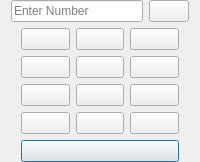
          <widget class="QWidget" name="tabDialpad">
           <attribute name="title">
            <string>Dialer</string>
           </attribute>
           <layout class="QVBoxLayout" name="verticalLayout_2">
            <property name="topMargin">
             <number>0</number>
            </property>
            <property name="bottomMargin">
             <number>0</number>
            </property>
            <item>
             <layout class="QGridLayout" name="gridLayout_5">
              <item row="0" column="1">
               <widget class="QPushButton" name="pushButtonBs">
                <property name="sizePolicy">
                 <sizepolicy hsizetype="Minimum" vsizetype="Minimum">
                  <horstretch>0</horstretch>
                  <verstretch>0</verstretch>
                 </sizepolicy>
                </property>
                <property name="text">
                 <string/>
                </property>
                <property name="icon">
                 <iconset resource="taki.qrc">
                  <normaloff>:/icons/erase.png</normaloff>:/icons/erase.png</iconset>
                </property>
                <property name="iconSize">
                 <size>
                  <width>32</width>
                  <height>32</height>
                 </size>
                </property>
                <property name="autoRepeat">
                 <bool>true</bool>
                </property>
               </widget>
              </item>
              <item row="0" column="0">
               <widget class="ExtLineEdit" name="leNumberToDial">
                <property name="sizePolicy">
                 <sizepolicy hsizetype="Expanding" vsizetype="Minimum">
                  <horstretch>0</horstretch>
                  <verstretch>0</verstretch>
                 </sizepolicy>
                </property>
                <property name="focusPolicy">
                 <enum>Qt::ClickFocus</enum>
                </property>
                <property name="placeholderText">
                 <string>Enter Number</string>
                </property>
               </widget>
              </item>
             </layout>
            </item>
            <item>
             <layout class="QGridLayout" name="dialpadLayout" rowstretch="1,15,1" columnstretch="1,15,1">
              <item row="2" column="1">
               <spacer name="spDialpladVert2">
                <property name="orientation">
                 <enum>Qt::Vertical</enum>
                </property>
                <property name="sizeHint" stdset="0">
                 <size>
                  <width>1</width>
                  <height>0</height>
                 </size>
                </property>
               </spacer>
              </item>
              <item row="1" column="2">
               <spacer name="spDialpladHoriz2">
                <property name="orientation">
                 <enum>Qt::Horizontal</enum>
                </property>
                <property name="sizeHint" stdset="0">
                 <size>
                  <width>0</width>
                  <height>1</height>
                 </size>
                </property>
               </spacer>
              </item>
              <item row="1" column="0">
               <spacer name="spDialpladHoriz1">
                <property name="orientation">
                 <enum>Qt::Horizontal</enum>
                </property>
                <property name="sizeHint" stdset="0">
                 <size>
                  <width>0</width>
                  <height>1</height>
                 </size>
                </property>
               </spacer>
              </item>
              <item row="1" column="1">
               <widget class="QFrame" name="dialpadFrame">
                <property name="frameShape">
                 <enum>QFrame::NoFrame</enum>
                </property>
                <property name="frameShadow">
                 <enum>QFrame::Plain</enum>
                </property>
                <layout class="QGridLayout" name="gridLayout_12">
                 <property name="leftMargin">
                  <number>0</number>
                 </property>
                 <property name="topMargin">
                  <number>0</number>
                 </property>
                 <property name="rightMargin">
                  <number>0</number>
                 </property>
                 <property name="bottomMargin">
                  <number>0</number>
                 </property>
                 <item row="0" column="0">
                  <layout class="QGridLayout" name="gridDialPad">
                   <item row="3" column="2">
                    <widget class="RichTextPushButton" name="pushButtonPound">
                     <property name="sizePolicy">
                      <sizepolicy hsizetype="Minimum" vsizetype="MinimumExpanding">
                       <horstretch>0</horstretch>
                       <verstretch>0</verstretch>
                      </sizepolicy>
                     </property>
                    </widget>
                   </item>
                   <item row="3" column="0">
                    <widget class="RichTextPushButton" name="pushButtonStar">
                     <property name="sizePolicy">
                      <sizepolicy hsizetype="Minimum" vsizetype="MinimumExpanding">
                       <horstretch>0</horstretch>
                       <verstretch>0</verstretch>
                      </sizepolicy>
                     </property>
                    </widget>
                   </item>
                   <item row="2" column="1">
                    <widget class="RichTextPushButton" name="pushButton8">
                     <property name="sizePolicy">
                      <sizepolicy hsizetype="Minimum" vsizetype="MinimumExpanding">
                       <horstretch>0</horstretch>
                       <verstretch>0</verstretch>
                      </sizepolicy>
                     </property>
                    </widget>
                   </item>
                   <item row="3" column="1">
                    <widget class="RichTextPushButton" name="pushButton0">
                     <property name="sizePolicy">
                      <sizepolicy hsizetype="Minimum" vsizetype="MinimumExpanding">
                       <horstretch>0</horstretch>
                       <verstretch>0</verstretch>
                      </sizepolicy>
                     </property>
                    </widget>
                   </item>
                   <item row="1" column="1">
                    <widget class="RichTextPushButton" name="pushButton5">
                     <property name="sizePolicy">
                      <sizepolicy hsizetype="Minimum" vsizetype="MinimumExpanding">
                       <horstretch>0</horstretch>
                       <verstretch>0</verstretch>
                      </sizepolicy>
                     </property>
                    </widget>
                   </item>
                   <item row="4" column="0" colspan="3">
                    <widget class="RichTextPushButton" name="pushButtonCallDp">
                     <property name="sizePolicy">
                      <sizepolicy hsizetype="Minimum" vsizetype="MinimumExpanding">
                       <horstretch>0</horstretch>
                       <verstretch>0</verstretch>
                      </sizepolicy>
                     </property>
                     <property name="default">
                      <bool>true</bool>
                     </property>
                    </widget>
                   </item>
                   <item row="2" column="0">
                    <widget class="RichTextPushButton" name="pushButton7">
                     <property name="sizePolicy">
                      <sizepolicy hsizetype="Minimum" vsizetype="MinimumExpanding">
                       <horstretch>0</horstretch>
                       <verstretch>0</verstretch>
                      </sizepolicy>
                     </property>
                    </widget>
                   </item>
                   <item row="0" column="2">
                    <widget class="RichTextPushButton" name="pushButton3">
                     <property name="sizePolicy">
                      <sizepolicy hsizetype="MinimumExpanding" vsizetype="MinimumExpanding">
                       <horstretch>0</horstretch>
                       <verstretch>0</verstretch>
                      </sizepolicy>
                     </property>
                    </widget>
                   </item>
                   <item row="0" column="0">
                    <widget class="RichTextPushButton" name="pushButton1">
                     <property name="sizePolicy">
                      <sizepolicy hsizetype="MinimumExpanding" vsizetype="Preferred">
                       <horstretch>0</horstretch>
                       <verstretch>0</verstretch>
                      </sizepolicy>
                     </property>
                    </widget>
                   </item>
                   <item row="2" column="2">
                    <widget class="RichTextPushButton" name="pushButton9">
                     <property name="sizePolicy">
                      <sizepolicy hsizetype="Minimum" vsizetype="MinimumExpanding">
                       <horstretch>0</horstretch>
                       <verstretch>0</verstretch>
                      </sizepolicy>
                     </property>
                    </widget>
                   </item>
                   <item row="1" column="2">
                    <widget class="RichTextPushButton" name="pushButton6">
                     <property name="sizePolicy">
                      <sizepolicy hsizetype="Minimum" vsizetype="MinimumExpanding">
                       <horstretch>0</horstretch>
                       <verstretch>0</verstretch>
                      </sizepolicy>
                     </property>
                    </widget>
                   </item>
                   <item row="1" column="0">
                    <widget class="RichTextPushButton" name="pushButton4">
                     <property name="sizePolicy">
                      <sizepolicy hsizetype="Minimum" vsizetype="MinimumExpanding">
                       <horstretch>0</horstretch>
                       <verstretch>0</verstretch>
                      </sizepolicy>
                     </property>
                    </widget>
                   </item>
                   <item row="0" column="1">
                    <widget class="RichTextPushButton" name="pushButton2">
                     <property name="sizePolicy">
                      <sizepolicy hsizetype="MinimumExpanding" vsizetype="MinimumExpanding">
                       <horstretch>0</horstretch>
                       <verstretch>0</verstretch>
                      </sizepolicy>
                     </property>
                    </widget>
                   </item>
                  </layout>
                 </item>
                </layout>
               </widget>
              </item>
              <item row="0" column="1">
               <spacer name="spDialpladVert1">
                <property name="orientation">
                 <enum>Qt::Vertical</enum>
                </property>
                <property name="sizeHint" stdset="0">
                 <size>
                  <width>1</width>
                  <height>0</height>
                 </size>
                </property>
               </spacer>
              </item>
             </layout>
            </item>
           </layout>
          </widget>
